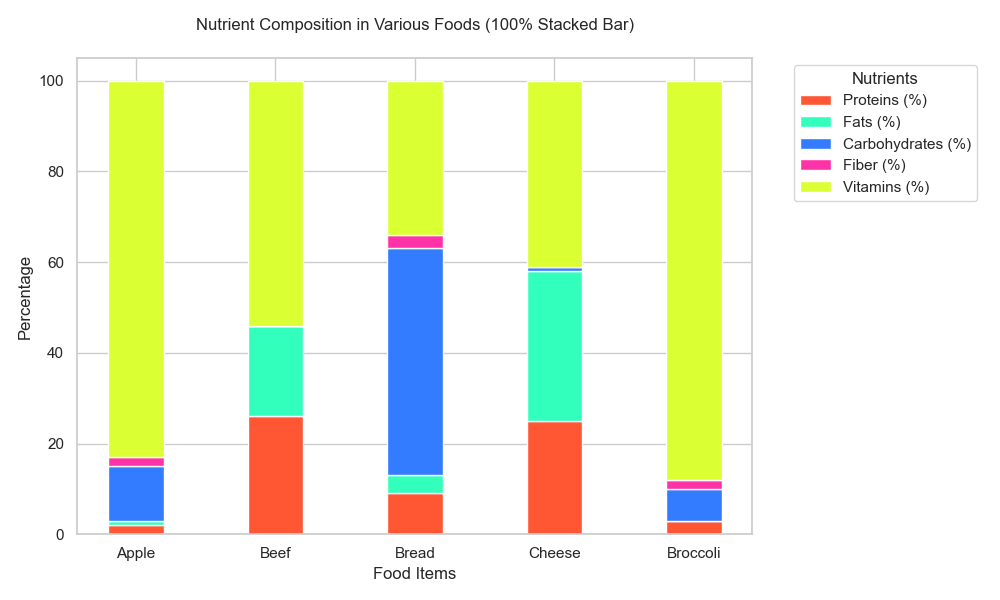

The script that drew this image:

import pandas as pd
import numpy as np
import seaborn as sns
import matplotlib.pyplot as plt

data = [
    {'Food': 'Apple', 'Proteins (%)': 2, 'Fats (%)': 1, 'Carbohydrates (%)': 12, 'Fiber (%)': 2, 'Vitamins (%)': 83},
    {'Food': 'Beef', 'Proteins (%)': 26, 'Fats (%)': 20, 'Carbohydrates (%)': 0, 'Fiber (%)': 0, 'Vitamins (%)': 54},
    {'Food': 'Bread', 'Proteins (%)': 9, 'Fats (%)': 4, 'Carbohydrates (%)': 50, 'Fiber (%)': 3, 'Vitamins (%)': 34},
    {'Food': 'Cheese', 'Proteins (%)': 25, 'Fats (%)': 33, 'Carbohydrates (%)': 1, 'Fiber (%)': 0, 'Vitamins (%)': 41},
    {'Food': 'Broccoli', 'Proteins (%)': 3, 'Fats (%)': 0, 'Carbohydrates (%)': 7, 'Fiber (%)': 2, 'Vitamins (%)': 88}
]

df = pd.DataFrame(data)
df.set_index('Food', inplace=True)

df_percentage = df.div(df.sum(axis=1), axis=0) * 100

plt.figure(figsize=(10, 6))

bottom = np.zeros(len(df))

colors = ['#FF5733', '#33FFBD', '#337BFF', '#FF33A8', '#DAFF33']

for i, col in enumerate(df.columns):
    plt.bar(df_percentage.index, df_percentage[col], bottom=bottom, label=col, color=colors[i], width=0.4)
    bottom += df_percentage[col]

plt.xlabel('Food Items')
plt.ylabel('Percentage')
plt.title('Nutrient Composition in Various Foods (100% Stacked Bar)', pad=20)
plt.legend(title='Nutrients', bbox_to_anchor=(1.05, 1), loc='upper left')

plt.tight_layout()
plt.show()
